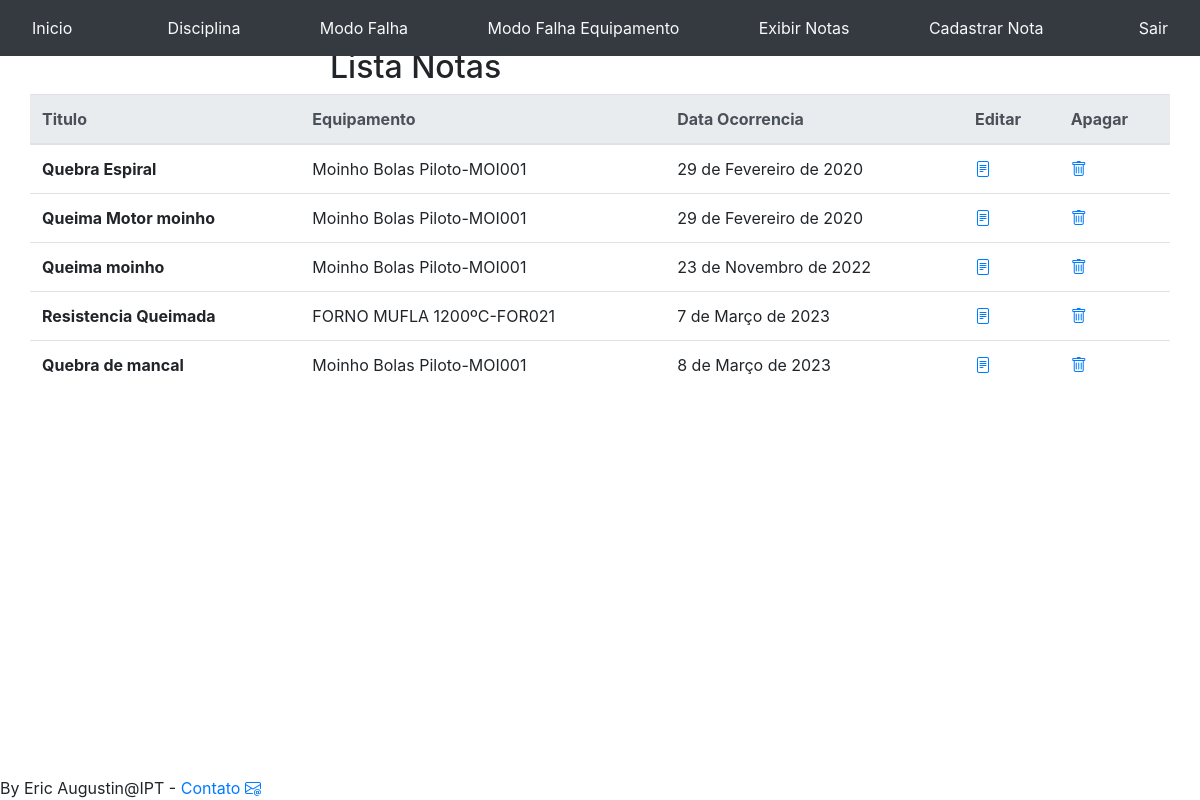
The app's page /notas/exibirNotas/ (signed in) with its own data.
### notas/models.py (models this page shows, shortened)
class Nota_equipamento(models.Model):
    titulo=models.CharField(max_length=50)
    descricao=models.TextField()
    equipamento=models.ForeignKey( Equipamento, on_delete=models.DO_NOTHING)
    modo_Falha_equipamento=models.ForeignKey(Modo_falha_equipamento, on_delete=models.DO_NOTHING)
    material=models.ManyToManyField(Nota_material, blank=True)
    data_cadastro=models.DateTimeField(auto_now=True, auto_now_add=False)
    data_ocorrencia=models.DateField(auto_now=False, auto_now_add=False)
    falha=models.BooleanField()
    calibracao=models.BooleanField()
    lubrificao=models.BooleanField()
    usuario=models.ForeignKey( Usuario ,on_delete=models.SET_NULL,null=True, blank=True)
    class Meta:
        ordering = ['data_ocorrencia',"data_cadastro",'equipamento']

### equipamentos/models.py (models this page shows, shortened)
class Equipamento(models.Model):
    nome_equipamento=models.CharField(max_length=80)
    modelo=models.CharField(max_length=80,null=True, blank=True)
    fabricante=models.ForeignKey(Fabricante, on_delete=models.DO_NOTHING,null=True, blank=True)
    local=models.ForeignKey(Local_instalacao, on_delete=models.DO_NOTHING,null=True, blank=True)
    tipo_equipamento=models.ForeignKey(Tipo_equipamento, on_delete=models.DO_NOTHING)
    data_compra=models.DateTimeField(auto_now=False, auto_now_add=False, null=True, blank=True)
    data_ultima_calibracao=models.DateTimeField(auto_now=False, auto_now_add=False, null=True, blank=True)
    usuario=models.ForeignKey(Usuario, on_delete=models.SET_NULL, null=True, blank=True)
    data_cadastro=models.DateTimeField(auto_now=True, auto_now_add=False)
    patrimonio=models.CharField(max_length=30,null=True, blank=True)
    material_consumo=models.ManyToManyField(Material_consumo,  blank=True)
    codigo=models.CharField(max_length=9,null=True, blank=True,unique=True)
    custo_aquisição=MoneyField(max_digits=25, decimal_places=2, default_currency='BRL')
    responsavel=models.CharField(max_length=50,null=True, blank=True)
    potencia_eletrica=models.CharField(max_length=30,null=True, blank=True)
    nacionalidade=models.CharField(max_length=50,null=True, blank=True)
    data_ultima_atualizacao=models.DateTimeField(auto_now=False, auto_now_add=False,null=True, blank=True)
    tensao_eletrica=models.CharField(max_length=30,null=True, blank=True)
    projeto_compra=models.CharField(max_length=50,null=True, blank=True)
    especificacao=models.TextField(null=True, blank=True)
    outros_dados=models.TextField(null=True, blank=True)
    ativo=models.BooleanField(default=True)
    class Meta:
        ordering = ['nome_equipamento']
    def __str__(self):
        return str(self.nome_equipamento)+"-"+str(self.codigo)

### notas/views.py (the view)
# urls.py: path('exibirNotas/', views.exibirNotas, name='exibirNotas'),
def exibirNotas(request):
    if not request.session.get('usuario'):
        return redirect('/auth/login/?status=2')
    notas=Nota_equipamento.objects.all() # depois tenho que filtrar isso
    return render(request, "exibirnotas.html", {'notas':notas})

### notas/templates/exibirnotas.html (shortened to what this page needs)
{% extends 'base.html'%}
{% block 'menu' %}
{% include 'menunotanota.html' %}
{% endblock %}
{% block 'conteudo'%}
<div class ='container'>
  <div class='row'>
      <div class='col-md-3'>
      </div>
      <div class="col-md">
        <br>
        <br>
        <h2 class="sticky-top">Lista Notas</h2>
      </div>
    <div class="table-responsive" style="max-height: 75vh;">
    <table class="table table-hover" >
      <thead class="thead-light sticky-top" >
          <tr>
            <th scope="col">Titulo</th>
            <th scope="col">Equipamento</th>
            <th scope="col">Data Ocorrencia</th>
            <th scope="col">Editar</th>
            <th scope="col">Apagar </th>
        </tr>
        </thead>
        <tbody style="overflow: auto;" >
            {% for nota in notas %}
            <tr>
            <th scope="row">{{nota.titulo}}</th>
            <td> {{ nota.equipamento }}</td>
            <td> {{ nota.data_ocorrencia }}</td>
            <td><a href="{% url 'editarNotas' %}?id={{ nota.id }}"><i class="bi bi-file-text"></i></a></td>
            <td><a href="{% url 'excluirNotas' %}?id={{ nota.id }}&excluir=1"><i class="bi bi-trash"></i></a></td>
          </tr>
          {% endfor %}
        </tbody>
      </table>
      </div>
    </div>
    <br>
</div>
{% endblock %}

### records on screen
Nota_equipamento: titulo "Quebra Espiral", equipamento "Moinho Bolas Piloto-MOI001", data_ocorrencia "29 de Fevereiro de 2020"
Nota_equipamento: titulo "Queima Motor moinho", equipamento "Moinho Bolas Piloto-MOI001", data_ocorrencia "29 de Fevereiro de 2020"
Nota_equipamento: titulo "Queima moinho", equipamento "Moinho Bolas Piloto-MOI001", data_ocorrencia "23 de Novembro de 2022"
Nota_equipamento: titulo "Resistencia Queimada", equipamento "FORNO MUFLA 1200ºC-FOR021", data_ocorrencia "7 de Março de 2023"
Nota_equipamento: titulo "Quebra de mancal", equipamento "Moinho Bolas Piloto-MOI001", data_ocorrencia "8 de Março de 2023"
